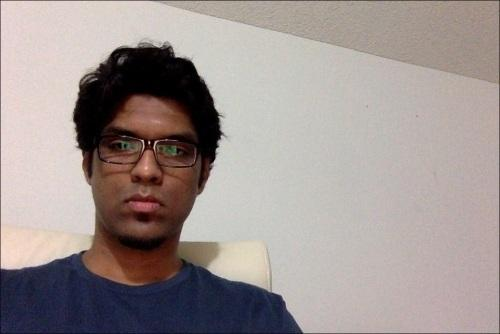
#> input picture data/left.jpg, 500 x 334 px
$ python depth.py
#> lines starting #> are read from the running program, lines starting #| are printed output that depends on the picture; after the words box and inside, x2 and y2 are one past the last pixel; in counts of white or black regions, pixels touching at a corner belong together
#%%
import cv2
import cv2.xfeatures2d
import numpy as np
import matplotlib.pyplot as plt
cv2.ocl.setUseOpenCL(False)

#%%
img1=cv2.imread('data/left.jpg',0)
#> img1: shape (334, 500); min 0, max 228, mean 151.2
img2=cv2.imread('data/right.jpg',0)
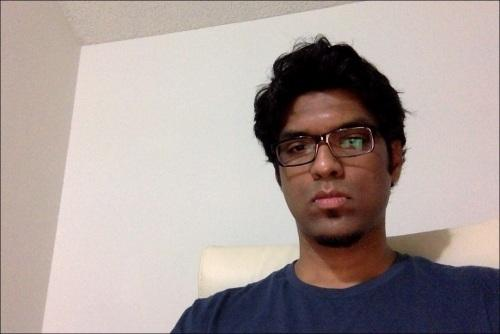
#> input picture data/right.jpg, 500 x 334 px
#> img2: shape (334, 500); min 0, max 238, mean 160.6
sift=cv2.xfeatures2d.SIFT_create(nfeatures=200)

kp1,des1=sift.detectAndCompute(img1,None)
#> kp1 = 181 keypoints; strongest (x, y, size): (144, 108, 92.4), (98, 111, 42.3), (187, 66, 10.8), (231, 227, 61.5)
kp2,des2=sift.detectAndCompute(img2,None)
#> kp2 = 176 keypoints; strongest (x, y, size): (329, 107, 95.6), (318, 67, 43.6), (272, 120, 33.3), (380, 112, 40.6)
#%%
# FLANN parameters
FLANN_INDEX_KDTREE = 0
index_params = dict(algorithm = FLANN_INDEX_KDTREE, trees = 5)
search_params = dict(checks=50)

flann=cv2.FlannBasedMatcher(index_params,search_params)
matches = flann.knnMatch(des1,des2,k=2)
#> matches = 181 matches

good = []
pts1 = []
pts2 = []

# ratio test as per Lowe's paper
for i,(m,n) in enumerate(matches):
    if m.distance < 0.6*n.distance:
        good.append(m)
        pts2.append(kp2[m.trainIdx].pt)
        pts1.append(kp1[m.queryIdx].pt)
#> after the loop, good = 27 matches; pts1 = 27 pairs, first value 67.71 to 224.7, second value 51.98 to 269.4; pts2 = 27 pairs, first value 267 to 406.1, second value 39.89 to 280.3

pts1=np.int32(pts1)
#> pts1 = 27 pairs, first value 67 to 224, second value 51 to 269
pts2=np.int32(pts2)
#> pts2 = 27 pairs, first value 266 to 406, second value 39 to 280

#%% Find fundamental matrix
F,mask=cv2.findFundamentalMat(pts1,pts2,cv2.FM_LMEDS)
#> F = [[-1.78e-05, 5.46e-05, 0.00255], [-2.97e-05, -9.91e-06, -0.0347], [-0.00742, 0.0226, 1]]; mask = 27 values, max 1 at index 1, min 0 at index 0, mean 0.667
pts1=pts1[mask.ravel()==1]
#> pts1 = 18 rows, first 8: [76, 143], [87, 245], [110, 269], [143, 107], [143, 107], [144, 194], [145, 167], [148, 114]
pts2=pts2[mask.ravel()==1]
#> pts2 = 18 rows, first 8: [266, 158], [295, 255], [324, 276], [329, 107], [329, 107], [327, 190], [323, 163], [317, 110]

#%%
def drawlines(img1,img2,lines,pts1,pts2):
  ''' img1 - image on which we draw the epilines for the points in img2
      lines - corresponding epilines '''
  r,c = img1.shape
  img1 = cv2.cvtColor(img1,cv2.COLOR_GRAY2BGR)
  img2 = cv2.cvtColor(img2,cv2.COLOR_GRAY2BGR)
  for r,pt1,pt2 in zip(lines,pts1,pts2):
    color = tuple(np.random.randint(0,255,3).tolist())
    x0,y0 = map(int, [0, -r[2]/r[1] ])
    x1,y1 = map(int, [c, -(r[2]+r[0]*c)/r[1] ])
    img1 = cv2.line(img1, (x0,y0), (x1,y1), color,1)
    img1 = cv2.circle(img1,tuple(pt1),5,color,-1)
    img2 = cv2.circle(img2,tuple(pt2),5,color,-1)
  return img1,img2
#%%
# Find epilines corresponding to points in right image (second image) and
# drawing its lines on left image
lines1 = cv2.computeCorrespondEpilines(pts2.reshape(-1,1,2), 2,F)
#> lines1 = 18 rows, first 8: [-0.428, 0.904, -96.72], [-0.488, 0.873, -171.2], [-0.495, 0.869, -179.4], [-0.384, 0.923, -43.82], [-0.384, 0.923, -43.82], [-0.439, 0.898, -110.9], [-0.422, 0.906, -89.97], [-0.388, 0.922, -47.73]
lines1 = lines1.reshape(-1,3)
img5,img6 = drawlines(img1,img2,lines1,pts1,pts2)
#> the loop in drawlines, `for r,pt1,pt2 in zip(lines,pts1,pts2):` made 18 passes
#> (r, pt1, pt2, color, y0, y1) on passes 1 to 9: ([-0.428, 0.904, -96.72], [76, 143], [266, 158], (172, 47, 117), 107, 343), ([-0.488, 0.873, -171.2], [87, 245], [295, 255], (192, 67, 251), 196, 475), ([-0.495, 0.869, -179.4], [110, 269], [324, 276], (195, 103, 9), 206, 490), ([-0.384, 0.923, -43.82], [143, 107], [329, 107], (211, 21, 242), 47, 255), ([-0.384, 0.923, -43.82], [143, 107], [329, 107], (36, 87, 70), 47, 255), ([-0.439, 0.898, -110.9], [144, 194], [327, 190], (216, 88, 140), 123, 368), ([-0.422, 0.906, -89.97], [145, 167], [323, 163], (58, 193, 230), 99, 332), ([-0.388, 0.922, -47.73], [148, 114], [317, 110], (39, 87, 174), 51, 261), ([-0.422, 0.906, -90.05], [158, 173], [336, 166], (88, 81, 165), 99, 332)
#> after the loop in drawlines, `for r,pt1,pt2 in zip(lines,pts1,pts2):`: img1: shape (334, 500, 3); mean B, G, R 150.3, 149.7, 150.8
#> after the loop in drawlines, `for r,pt1,pt2 in zip(lines,pts1,pts2):`:
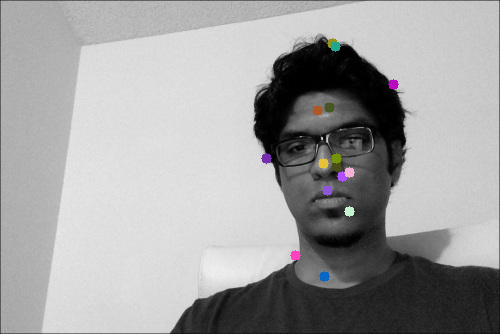
#> img2: shape (334, 500, 3); mean B, G, R 160.7, 160.6, 160.8

# Find epilines corresponding to points in left image (first image) and
# drawing its lines on right image
lines2 = cv2.computeCorrespondEpilines(pts1.reshape(-1,1,2), 1,F)
#> lines2 = 18 rows, first 8: [0.228, -0.974, 93.07], [0.34, -0.94, 139.5], [0.352, -0.936, 144.3], [0.145, -0.989, 58.31], [0.145, -0.989, 58.31], [0.25, -0.968, 102.2], [0.218, -0.976, 88.79], [0.151, -0.989, 60.92]
lines2 = lines2.reshape(-1,3)
img3,img4 = drawlines(img2,img1,lines2,pts2,pts1)
#> the loop in drawlines (call 2), `for r,pt1,pt2 in zip(lines,pts1,pts2):` made 18 passes
#> (r, pt1, pt2, color, y0, y1) on passes 1 to 9: ([0.228, -0.974, 93.07], [266, 158], [76, 143], (127, 32, 31), 95, 212), ([0.34, -0.94, 139.5], [295, 255], [87, 245], (202, 244, 151), 148, 329), ([0.352, -0.936, 144.3], [324, 276], [110, 269], (163, 254, 203), 154, 342), ([0.145, -0.989, 58.31], [329, 107], [143, 107], (114, 183, 28), 58, 131), ([0.145, -0.989, 58.31], [329, 107], [143, 107], (34, 128, 128), 58, 131), ([0.25, -0.968, 102.2], [327, 190], [144, 194], (164, 53, 133), 105, 234), ([0.218, -0.976, 88.79], [323, 163], [145, 167], (38, 232, 244), 90, 202), ([0.151, -0.989, 60.92], [317, 110], [148, 114], (17, 79, 132), 61, 137), ([0.218, -0.976, 88.76], [336, 166], [158, 173], (105, 42, 186), 90, 202)
#> pass 1, in drawlines (call 2), `img1 = cv2.line(img1, (x0,y0), (x1,y1), color,1)`:
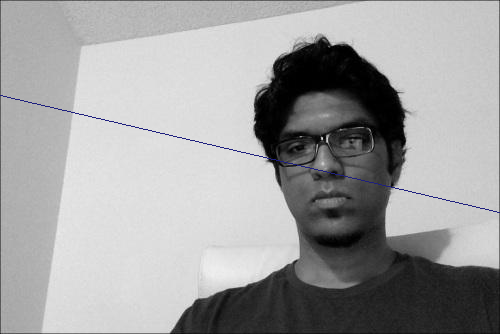
#> img1: shape (334, 500, 3); mean B, G, R 160.4, 160.1, 160.1
#> after the loop in drawlines (call 2), `for r,pt1,pt2 in zip(lines,pts1,pts2):`:
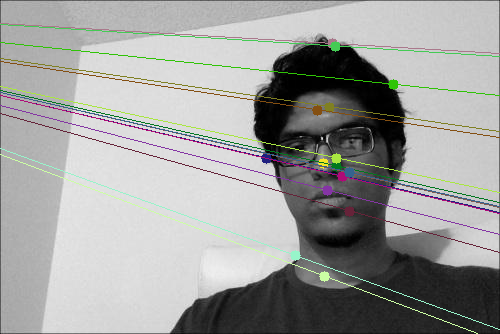
#> img1: shape (334, 500, 3); mean B, G, R 157.4, 159.2, 158.4
#> after the loop in drawlines (call 2), `for r,pt1,pt2 in zip(lines,pts1,pts2):`:
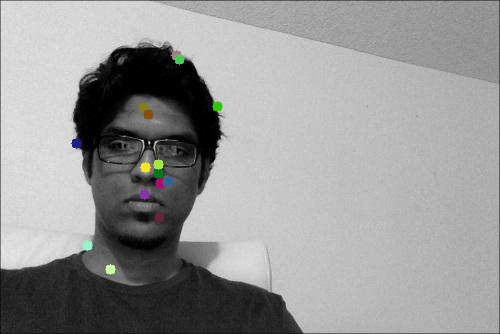
#> img2: shape (334, 500, 3); mean B, G, R 151.1, 151.4, 151.3

plt.subplot(121),plt.imshow(img5)
plt.subplot(122),plt.imshow(img3)
plt.xticks([]),plt.yticks([])
plt.show()
#> figure, not shown here; B, G, R data is drawn as R, G, B

#%%
def write_ply(fn, verts, colors):
  ply_header = '''ply
  format ascii 1.0
  element vertex %(vert_num)d
  property float x
  property float y
  property float z
  property uchar red
  property uchar green
  property uchar blue
  end_header
  '''
  verts = verts.reshape(-1, 3)
  colors = colors.reshape(-1, 3)
  verts = np.hstack([verts, colors])
  with open(fn, 'wb') as f:
    f.write((ply_header % dict(vert_num=len(verts))).encode('utf-8'))
    np.savetxt(f, verts, fmt='%f %f %f %d %d %d ')

def write_obj(fn,verts):
  verts=verts.reshape(-1,3)
  with open(fn,'w') as f:
    for v in verts:
      f.write('v %f %f %f\n'%(v[0],v[1],v[2]))


imgL=cv2.imread('data/left.jpg')
#> imgL is the input picture: shape (334, 500, 3); mean B, G, R 145.9, 148.3, 158.8
imgR=cv2.imread('data/right.jpg')
#> imgR is the input picture: shape (334, 500, 3); mean B, G, R 154.1, 157.1, 169.8
window_size = 3
min_disp = 16
num_disp = 112-min_disp
stereo = cv2.StereoSGBM_create(minDisparity = min_disp,
    numDisparities = num_disp,
    blockSize = 16,
    P1 = 8*3*window_size**2,
    P2 = 32*3*window_size**2,
    disp12MaxDiff = 1,
    uniquenessRatio = 10,
    speckleWindowSize = 100,
    speckleRange = 32
)

print('computing disparity...')
disp = stereo.compute(imgL, imgR).astype(np.float32) / 16.0

print('generating 3d point cloud...',)
h, w = imgL.shape[:2]
#> h = 334; w = 500
f = 0.8*w                          # guess for focal length
#> f = 400
Q = np.float32([[1, 0, 0, -0.5*w],
                [0,-1, 0,  0.5*h], # turn points 180 deg around x-axis,
                [0, 0, 0,     -f], # so that y-axis looks up
                [0, 0, 1,      0]])
points = cv2.reprojectImageTo3D(disp, Q)
colors = cv2.cvtColor(imgL, cv2.COLOR_BGR2RGB)
mask = disp > disp.min()
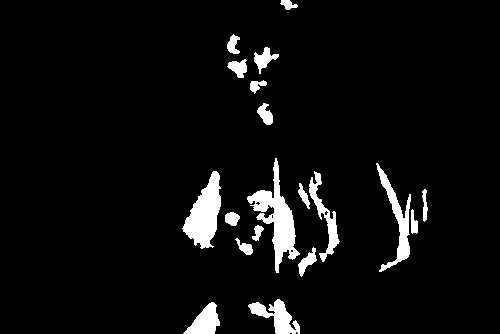
#> mask: shape (334, 500) bool; 5.4% white; 19 white regions, largest, box (x1, y1, x2, y2) and area: (247, 158, 300, 273) 1925, (182, 171, 221, 249) 1667, (376, 163, 411, 272) 1029
out_points = points[mask]
out_colors = colors[mask]
out_fn = 'out.ply'
write_ply('out.ply', out_points, out_colors)
print('%s saved' % 'out.ply')
write_obj('out.obj',out_points)
#> the loop in write_obj, `for v in verts:` made 8982 passes
#> v on passes 1 to 3: [0.839, 4.52, -10.83], [0.865, 4.51, -10.81], [0.89, 4.51, -10.79]

cv2.imshow('left', imgL)
cv2.imshow('disparity', (disp-min_disp)/num_disp)
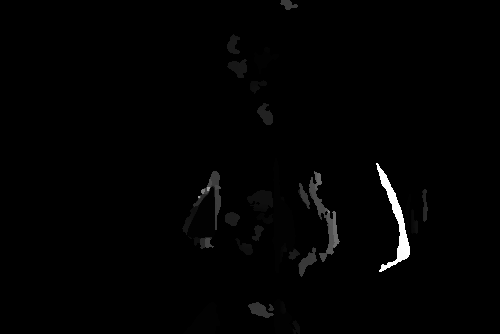
#> window 'disparity': shape (334, 500) float32; min -0.0104, max 0.99, mean -0.000549; drawn with min black and max white
cv2.waitKey(0)
cv2.destroyAllWindows()
